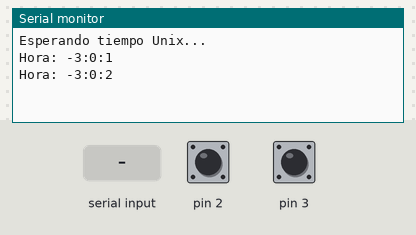
A program run on a simulated Arduino Uno, built with avr-gcc and run on an emulated ATmega328P. Shown: the last lines printed to the serial monitor. The inputs (shaded band) are chosen by the test bench; at power-on: pin 2 LOW, pin 3 LOW. EEPROM starts erased.

Above: at 1.0 s.
1.1 s: pin 2 pulled HIGH for 0.15 s
At 1.8 s:
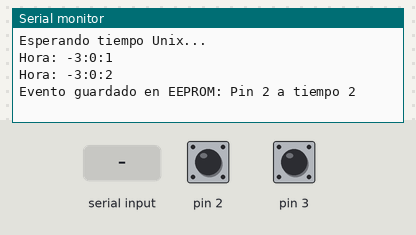
2.7 s: "90,45\n" received over Serial
At 3.7 s:
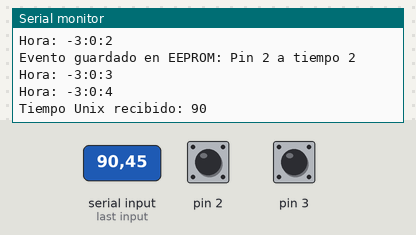
4.4 s: pin 3 pulled HIGH for 0.15 s
At 4.81 s:
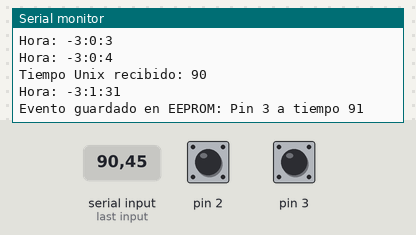
6.0 s: pin 2 pulled HIGH for 1 s
At 7.7 s:
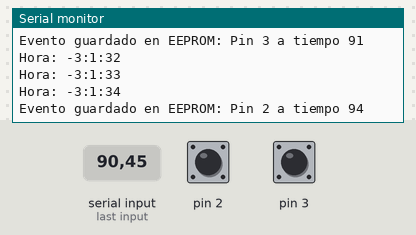
8.5 s: pin 3 pulled HIGH for 1 s
At 9.76 s:
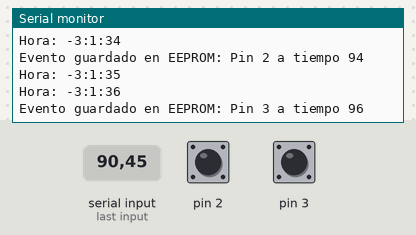
11.0 s: "30,150\n" received over Serial
At 12.7 s:
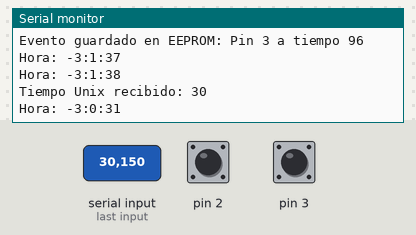
Timing chart, 0 to 13.5 s (numbered marks = the images above; inputs shaded):
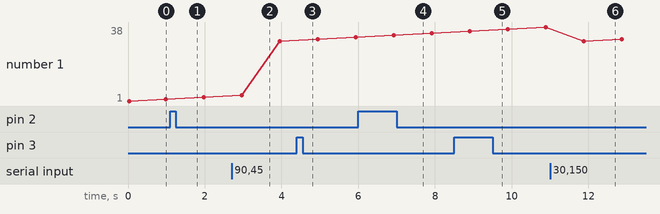

The program:

main.cpp
```cpp
#include <Arduino_FreeRTOS.h>
#include <Arduino.h>
#include <EEPROM.h>
#include <semphr.h>

long int unixTime = 0;
int secs = 0;
int mins = 0;
int hours = 0;
int eepromAddress = 0;
SemaphoreHandle_t xMutex;

void getUnixTime(void *pvParameters);
void incrementSecond(void *pvParameters);
void storeEvent(int pin);
void retrieveEEPROM();
void clearEEPROM();

void setup() {
  Serial.begin(9600);
  Serial.println("Esperando tiempo Unix...");

  pinMode(2, INPUT_PULLUP);
  pinMode(3, INPUT_PULLUP);
  attachInterrupt(digitalPinToInterrupt(2), []() { storeEvent(2); }, FALLING);
  attachInterrupt(digitalPinToInterrupt(3), []() { storeEvent(3); }, FALLING);

  xMutex = xSemaphoreCreateMutex();

  xTaskCreate(getUnixTime, "UnixTime", 128, NULL, 1, NULL);
  xTaskCreate(incrementSecond, "IncrementSecond", 128, NULL, 1, NULL);

  vTaskStartScheduler();
}

void loop() {}

void getUnixTime(void *pvParameters) {
  while (1) {
    if (Serial.available() > 0) {
      String input = Serial.readStringUntil('\n');
      long int newTime = input.toInt();
      if (xSemaphoreTake(xMutex, portMAX_DELAY)) {
        unixTime = newTime;
        xSemaphoreGive(xMutex);
      }
      Serial.print("Tiempo Unix recibido: ");
      Serial.println(unixTime);
    }
    vTaskDelay(pdMS_TO_TICKS(500));
  }
}

void incrementSecond(void *pvParameters) {
  TickType_t xLastWakeTime = xTaskGetTickCount();
  while (1) {
    if (xSemaphoreTake(xMutex, portMAX_DELAY)) {
      unixTime++;
      hours = ((unixTime % 86400L) / 3600) - 3;
      mins = (unixTime % 3600) / 60;
      secs = unixTime % 60;
      xSemaphoreGive(xMutex);
    }
    Serial.print("Hora: ");
    Serial.print(hours);
    Serial.print(":");
    Serial.print(mins);
    Serial.print(":");
    Serial.println(secs);

    vTaskDelayUntil(&xLastWakeTime, pdMS_TO_TICKS(1000));
  }
}

void storeEvent(int pin) {
  if (xSemaphoreTake(xMutex, portMAX_DELAY)) {
    EEPROM.put(eepromAddress, unixTime);
    EEPROM.put(eepromAddress + sizeof(long int), pin);
    eepromAddress += sizeof(long int) + sizeof(int);
    xSemaphoreGive(xMutex);

    Serial.print("Evento guardado en EEPROM: Pin ");
    Serial.print(pin);
    Serial.print(" a tiempo ");
    Serial.println(unixTime);
  }
}

void retrieveEEPROM() {
  Serial.println("Eventos guardados:");
  int address = 0;
  while (address < EEPROM.length()) {
    long int storedTime;
    int storedPin;
    EEPROM.get(address, storedTime);
    EEPROM.get(address + sizeof(long int), storedPin);
    if (storedTime == 0xFFFFFFFF) break;

    Serial.print("Pin: ");
    Serial.print(storedPin);
    Serial.print(", Tiempo: ");
    Serial.println(storedTime);

    address += sizeof(long int) + sizeof(int);
  }
}

void clearEEPROM() {
  for (int i = 0; i < EEPROM.length(); i++) {
    EEPROM.write(i, 0xFF);
  }
  eepromAddress = 0;
  Serial.println("EEPROM borrada.");
}
```

Measured:
- after the input at 1.1 s, the serial monitor: prints a new line after 0.17 s (image 1)
- after the input at 2.7 s, the serial monitor: prints a new line after 0.28 s (image 2)
- after the input at 4.4 s, the serial monitor: prints a new line after 0.17 s (image 3)
- after the input at 6.0 s, the serial monitor: prints a new line after 1.0 s (image 4)
- after the input at 8.5 s, the serial monitor: prints a new line after 1.0 s (image 5)
- after the input at 11.0 s, the serial monitor: prints a new line after 0.39 s (image 6)
- plotted number 1: 3 → 31 after the input at 2.7 s, 38 → 32 after the input at 11.0 s
